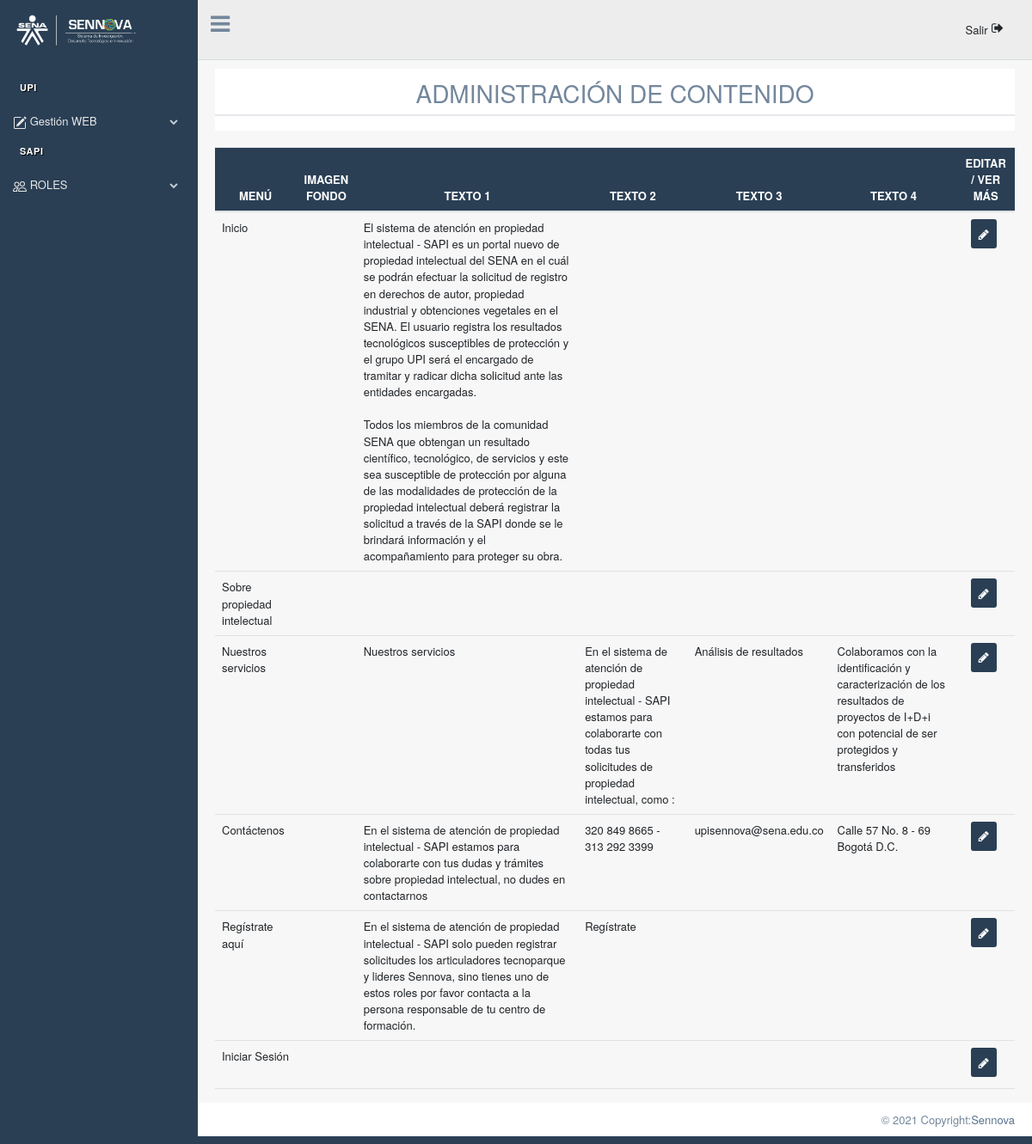
The app's page /Admin/index.php (signed in) with its own data.
### tables this page shows
CREATE TABLE `gestioncont` (
  `id` int(11) NOT NULL AUTO_INCREMENT,
  `menu` text DEFAULT NULL,
  `textUno` varchar(800) DEFAULT NULL,
  `imagenFondo` varchar(100) DEFAULT NULL,
  `imagenTitulo` varchar(100) DEFAULT NULL,
  `textDos` varchar(800) DEFAULT NULL,
  `textTres` varchar(800) DEFAULT NULL,
  `textCuatro` varchar(800) DEFAULT NULL,
  `textCinco` varchar(800) DEFAULT NULL,
  `textSeis` varchar(800) DEFAULT NULL,
  `textSiete` varchar(800) DEFAULT NULL,
  `textOcho` varchar(800) DEFAULT NULL,
  `textNueve` varchar(800) DEFAULT NULL,
  `menuImage` varchar(100) DEFAULT NULL,
  `titulo` varchar(800) DEFAULT NULL,
  `textDies` varchar(500) DEFAULT NULL,
  `tipImg` varchar(200) DEFAULT NULL,
  PRIMARY KEY (`id`)
);

### Admin/controladores/consulta_Tabla.php (called while the page is built)
<?php
$sql = "SELECT * FROM gestionCont";
$resultado = $mysqli->query($sql);

### Admin/vistas/Menu_Navegacion.php (the view, shortened to what this page needs)
<div class="col-md-12 col-sm-8">
    <table class="table">
        <thead style="background-color:#2A3F54; color:white;">
            <tr class="text-center" style="text-align: center;">
                <th scope="col">MENÚ</th>
                <th scope="col">IMAGEN FONDO</th>
                <th scope="col">TEXTO 1</th>
                <th scope="col">TEXTO 2 </th>
                <th scope="col">TEXTO 3</th>
                <th scope="col">TEXTO 4</th>
                <th scope="col">EDITAR / VER MÁS</th>
            </tr>
        </thead>
        <tbody>
            <tr>
                <?php
                while ($row_Menu = $resultado->fetch_array(MYSQLI_ASSOC)) {
                ?>
                    <td><?php echo $row_Menu['menu'] ?></td>
                    <td>
                    </td>
                    <td><?php echo $row_Menu['textUno'] ?></td>
                    <td><?php echo $row_Menu['textDos'] ?></td>
                    <td><?php echo $row_Menu['textTres'] ?></td>
                    <td><?php echo $row_Menu['textCuatro'] ?></td>
                    <td style="align-items: center; text-align: center;"><a href="Edit_Menu_Nav.php?id=<?php echo $row_Menu['id']; ?>"><button type="button" style="background-color: #2A3F54; color:white; text-align: center; align-items: center;" class="btn btn btn-sm"><i class="fa fa-pencil" aria-hidden="true"></i></button></a></td>
            </tr>
        <?php } ?>
        </tbody>
    </table>
</div>

### Admin/Recursos/Admin.css (style rules this page uses)
table { border-collapse: collapse; }
input, button { height: 34px; }

### records on screen
gestioncont: menu "Inicio", textUno "El sistema de atención en propiedad intelectual - SAPI es un portal nuevo de propiedad intelectual del SENA en el cuál se podrán efectuar la solicitud de registro en derechos de autor, propiedad industrial y obtenciones vegetales en el SENA. El usuario registra los resultados tecnológicos susceptibles de protección y el grupo UPI será el encargado de tramitar y radicar dicha solicitud ante las entidades encargadas. Todos los miembros de la comunidad SENA que obtengan un resultado científico, tecnológico, de servicios y este sea susceptible de protección por alguna de las modalidades de protección de la propiedad intelectual deberá registrar la solicitud a través de la SAPI donde se le…"
gestioncont: menu "Sobre propiedad intelectual"
gestioncont: menu "Nuestros servicios", textUno "Nuestros servicios", textDos "En el sistema de atención de propiedad intelectual - SAPI estamos para colaborarte con todas tus solicitudes de propiedad intelectual, como :", textTres "Análisis de resultados", textCuatro "Colaboramos con la identificación y caracterización de los resultados de proyectos de I+D+i con potencial de ser protegidos y transferidos"
gestioncont: menu "Contáctenos", textUno "En el sistema de atención de propiedad intelectual - SAPI estamos para colaborarte con tus dudas y trámites sobre propiedad intelectual, no dudes en contactarnos", textDos "320 849 8665 - 313 292 3399", textTres "upisennova@sena.edu.co", textCuatro "Calle 57 No. 8 - 69 Bogotá D.C."
gestioncont: menu "Regístrate aquí", textUno "En el sistema de atención de propiedad intelectual - SAPI solo pueden registrar solicitudes los articuladores tecnoparque y lideres Sennova, sino tienes uno de estos roles por favor contacta a la persona responsable de tu centro de formación.", textDos "Regístrate"
gestioncont: menu "Iniciar Sesión"
